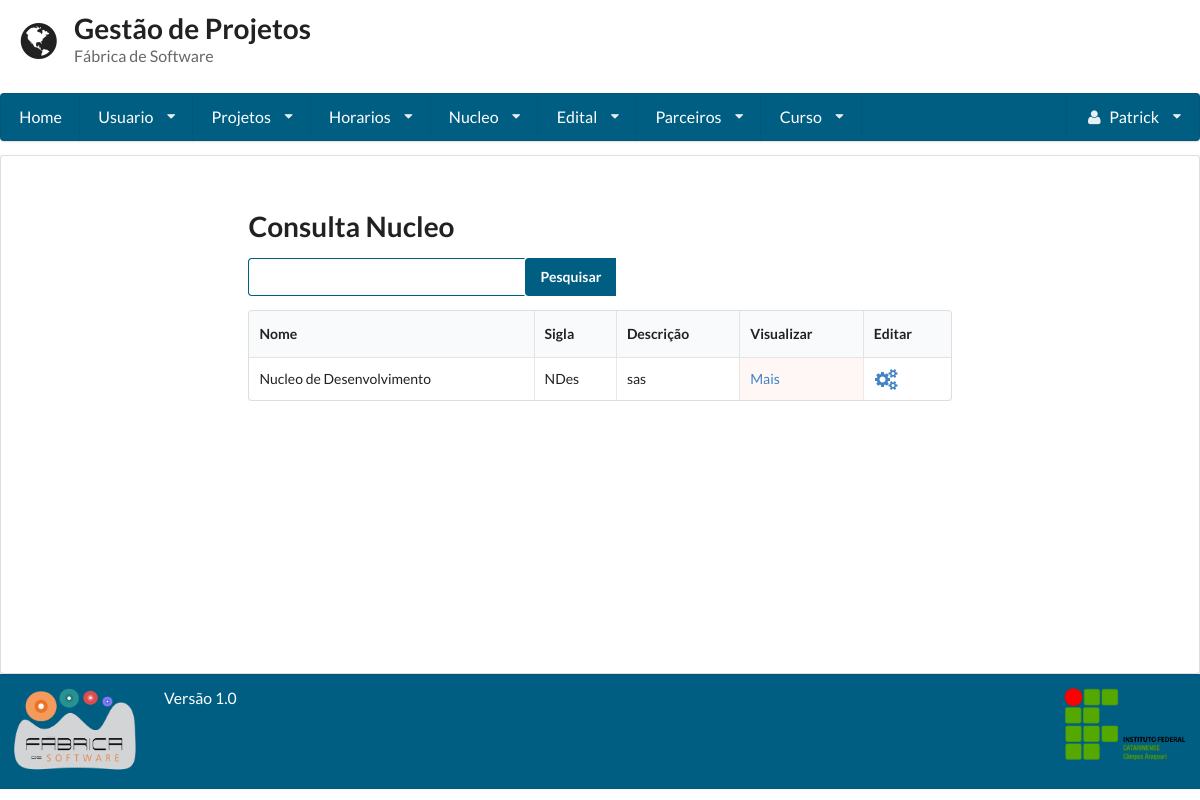
The app's page /consulta_nucleo/ (signed in), older data.
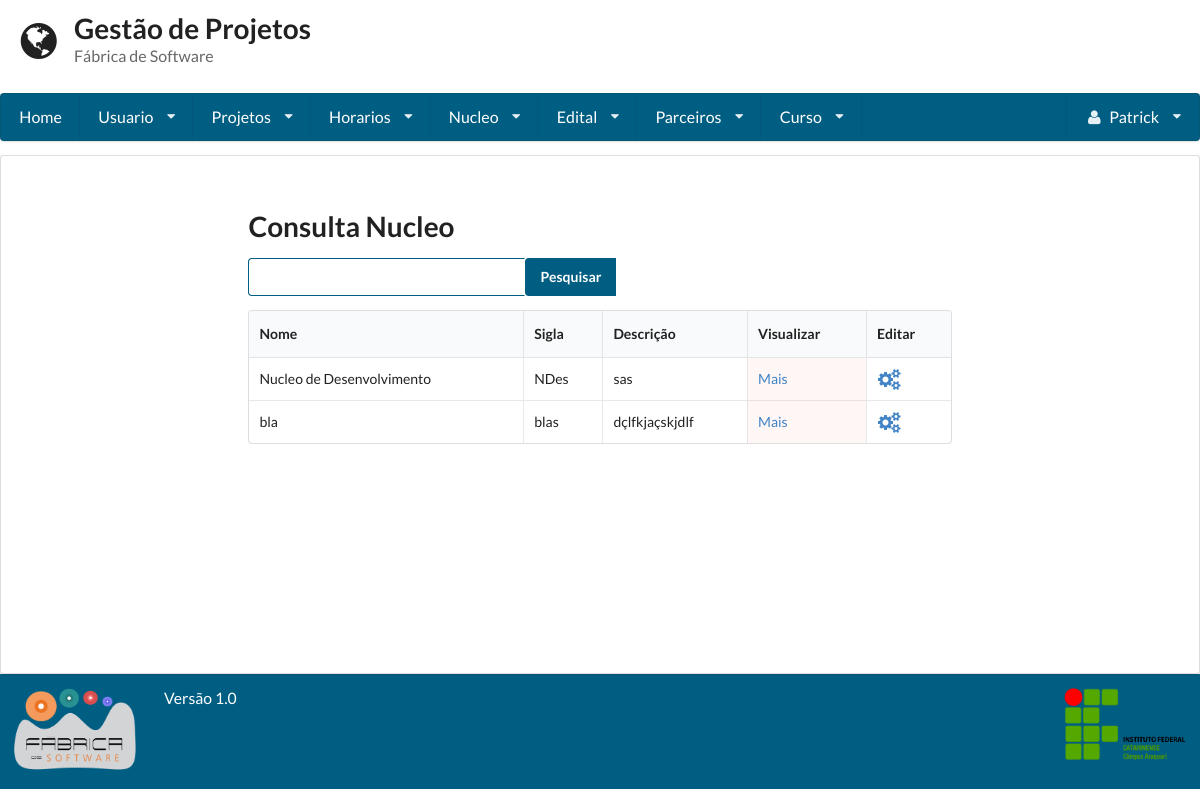
The same page, newer data.
### gestaoapp/models/nucleo.py (models this page shows, shortened)
class Nucleo(models.Model):
	nome = models.CharField(max_length=255)
	sigla = models.CharField(max_length= 5)
	descricao = models.TextField()

### gestaoapp/views/nucleo.py (the view, shortened to what this page needs)
# urls.py: url(r'^consulta_nucleo/', ConsultaNucleo.as_view()),
class ConsultaNucleo(LoginRequiredMixin, View):
    template = 'nucleo/consulta.html'
    def get(self, request):
        form = Busca()
        nucleo = Nucleo.objects.all()
        return render(request, self.template, {'nucleos': nucleo, "form": form})

### gestaoapp/forms/busca.py
class Busca(forms.Form):
	nome = forms.CharField(label='Buscar', widget=forms.TextInput)

### gestaoapp/templates/nucleo/consulta.html (shortened to what this page needs)
{% extends 'base.html'%}
{% block conteudo%}
<form method='POST' action='/consulta_nucleo/' class="ui form">
 	<h1 class=" ui header">Consulta Nucleo</h1>
 	<div class="ui action input">
  		{{form.nome}}
	    	<input type="submit" value="Pesquisar" class='icon search'>
	</div>
</form>
<table class="ui celled table">
	<thead>
		<tr>
			<th>Nome</th>
			<th>Sigla</th>
			<th>Descrição</th>
			{% if user.is_superuser %}
				<th>Visualizar</th>
				<th>Editar</th>
			{% endif %}
		</tr>
	</thead>
	<tbody>
	{% for nucleo in nucleos %}
		<tr>
			<td>{{nucleo.nome}}</td>
			<td>{{nucleo.sigla}}</td>
			<td>{{nucleo.descricao}}</td>
			{% if user.is_superuser %}
				<td class="negative"><a href="../visualizar_nucleo/{{nucleo.id}}">Mais</a></td>
				<td><a href="../editar_nucleo/{{nucleo.id}}"><i class="settings large icon"></a></td>
			{% endif %}
		</tr>
	{% endfor %}
	</tbody>
</table>
{%endblock%}

Row changes from the older to the newer data that the page shows:
added Nucleo: nome "bla", sigla "blas", descricao "dçlfkjaçskjdlf"
